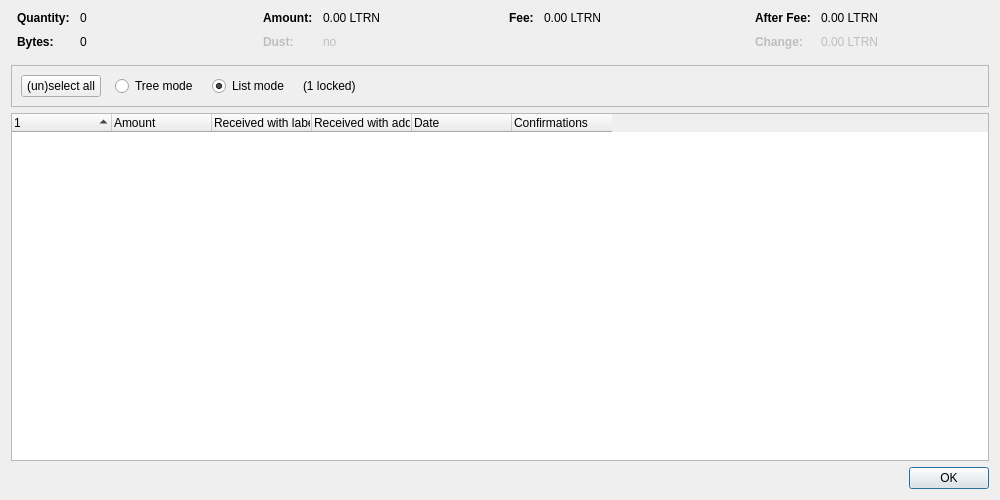
<?xml version="1.0" encoding="UTF-8"?>
<ui version="4.0">
 <class>CoinControlDialog</class>
 <widget class="QDialog" name="CoinControlDialog">
  <property name="geometry">
   <rect>
    <x>0</x>
    <y>0</y>
    <width>1000</width>
    <height>500</height>
   </rect>
  </property>
  <property name="windowTitle">
   <string>Coin Selection</string>
  </property>
  <layout class="QVBoxLayout" name="verticalLayout">
   <item>
    <layout class="QHBoxLayout" name="horizontalLayoutTop" stretch="0,0,0,0">
     <property name="topMargin">
      <number>0</number>
     </property>
     <property name="bottomMargin">
      <number>10</number>
     </property>
     <item>
      <layout class="QFormLayout" name="formLayoutCoinControl1">
       <property name="horizontalSpacing">
        <number>10</number>
       </property>
       <property name="verticalSpacing">
        <number>10</number>
       </property>
       <property name="leftMargin">
        <number>6</number>
       </property>
       <property name="rightMargin">
        <number>6</number>
       </property>
       <item row="0" column="0">
        <widget class="QLabel" name="labelCoinControlQuantityText">
         <property name="font">
          <font>
           <weight>75</weight>
           <bold>true</bold>
          </font>
         </property>
         <property name="text">
          <string>Quantity:</string>
         </property>
        </widget>
       </item>
       <item row="0" column="1">
        <widget class="QLabel" name="labelCoinControlQuantity">
         <property name="cursor">
          <cursorShape>IBeamCursor</cursorShape>
         </property>
         <property name="contextMenuPolicy">
          <enum>Qt::ActionsContextMenu</enum>
         </property>
         <property name="text">
          <string notr="true">0</string>
         </property>
         <property name="textInteractionFlags">
          <set>Qt::LinksAccessibleByMouse|Qt::TextSelectableByKeyboard|Qt::TextSelectableByMouse</set>
         </property>
        </widget>
       </item>
       <item row="1" column="0">
        <widget class="QLabel" name="labelCoinControlBytesText">
         <property name="font">
          <font>
           <weight>75</weight>
           <bold>true</bold>
          </font>
         </property>
         <property name="text">
          <string>Bytes:</string>
         </property>
        </widget>
       </item>
       <item row="1" column="1">
        <widget class="QLabel" name="labelCoinControlBytes">
         <property name="cursor">
          <cursorShape>IBeamCursor</cursorShape>
         </property>
         <property name="contextMenuPolicy">
          <enum>Qt::ActionsContextMenu</enum>
         </property>
         <property name="text">
          <string notr="true">0</string>
         </property>
         <property name="textInteractionFlags">
          <set>Qt::LinksAccessibleByMouse|Qt::TextSelectableByKeyboard|Qt::TextSelectableByMouse</set>
         </property>
        </widget>
       </item>
      </layout>
     </item>
     <item>
      <layout class="QFormLayout" name="formLayoutCoinControl2">
       <property name="horizontalSpacing">
        <number>10</number>
       </property>
       <property name="verticalSpacing">
        <number>10</number>
       </property>
       <property name="leftMargin">
        <number>6</number>
       </property>
       <property name="rightMargin">
        <number>6</number>
       </property>
       <item row="0" column="0">
        <widget class="QLabel" name="labelCoinControlAmountText">
         <property name="font">
          <font>
           <weight>75</weight>
           <bold>true</bold>
          </font>
         </property>
         <property name="text">
          <string>Amount:</string>
         </property>
        </widget>
       </item>
       <item row="0" column="1">
        <widget class="QLabel" name="labelCoinControlAmount">
         <property name="cursor">
          <cursorShape>IBeamCursor</cursorShape>
         </property>
         <property name="contextMenuPolicy">
          <enum>Qt::ActionsContextMenu</enum>
         </property>
         <property name="text">
          <string notr="true">0.00 LTRN</string>
         </property>
         <property name="textInteractionFlags">
          <set>Qt::LinksAccessibleByMouse|Qt::TextSelectableByKeyboard|Qt::TextSelectableByMouse</set>
         </property>
        </widget>
       </item>
       <item row="1" column="0">
        <widget class="QLabel" name="labelCoinControlLowOutputText">
         <property name="enabled">
          <bool>false</bool>
         </property>
         <property name="font">
          <font>
           <weight>75</weight>
           <bold>true</bold>
          </font>
         </property>
         <property name="text">
          <string>Dust:</string>
         </property>
        </widget>
       </item>
       <item row="1" column="1">
        <widget class="QLabel" name="labelCoinControlLowOutput">
         <property name="enabled">
          <bool>false</bool>
         </property>
         <property name="cursor">
          <cursorShape>IBeamCursor</cursorShape>
         </property>
         <property name="contextMenuPolicy">
          <enum>Qt::ActionsContextMenu</enum>
         </property>
         <property name="text">
          <string notr="true">no</string>
         </property>
         <property name="textInteractionFlags">
          <set>Qt::LinksAccessibleByMouse|Qt::TextSelectableByKeyboard|Qt::TextSelectableByMouse</set>
         </property>
        </widget>
       </item>
      </layout>
     </item>
     <item>
      <layout class="QFormLayout" name="formLayoutCoinControl3">
       <property name="horizontalSpacing">
        <number>10</number>
       </property>
       <property name="verticalSpacing">
        <number>10</number>
       </property>
       <property name="leftMargin">
        <number>6</number>
       </property>
       <property name="rightMargin">
        <number>6</number>
       </property>
       <item row="0" column="0">
        <widget class="QLabel" name="labelCoinControlFeeText">
         <property name="font">
          <font>
           <weight>75</weight>
           <bold>true</bold>
          </font>
         </property>
         <property name="text">
          <string>Fee:</string>
         </property>
        </widget>
       </item>
       <item row="0" column="1">
        <widget class="QLabel" name="labelCoinControlFee">
         <property name="cursor">
          <cursorShape>IBeamCursor</cursorShape>
         </property>
         <property name="contextMenuPolicy">
          <enum>Qt::ActionsContextMenu</enum>
         </property>
         <property name="text">
          <string notr="true">0.00 LTRN</string>
         </property>
         <property name="textInteractionFlags">
          <set>Qt::LinksAccessibleByMouse|Qt::TextSelectableByKeyboard|Qt::TextSelectableByMouse</set>
         </property>
        </widget>
       </item>
      </layout>
     </item>
     <item>
      <layout class="QFormLayout" name="formLayoutCoinControl4">
       <property name="horizontalSpacing">
        <number>10</number>
       </property>
       <property name="verticalSpacing">
        <number>10</number>
       </property>
       <property name="leftMargin">
        <number>6</number>
       </property>
       <property name="rightMargin">
        <number>6</number>
       </property>
       <item row="0" column="0">
        <widget class="QLabel" name="labelCoinControlAfterFeeText">
         <property name="font">
          <font>
           <weight>75</weight>
           <bold>true</bold>
          </font>
         </property>
         <property name="text">
          <string>After Fee:</string>
         </property>
        </widget>
       </item>
       <item row="0" column="1">
        <widget class="QLabel" name="labelCoinControlAfterFee">
         <property name="cursor">
          <cursorShape>IBeamCursor</cursorShape>
         </property>
         <property name="contextMenuPolicy">
          <enum>Qt::ActionsContextMenu</enum>
         </property>
         <property name="text">
          <string notr="true">0.00 LTRN</string>
         </property>
         <property name="textInteractionFlags">
          <set>Qt::LinksAccessibleByMouse|Qt::TextSelectableByKeyboard|Qt::TextSelectableByMouse</set>
         </property>
        </widget>
       </item>
       <item row="1" column="0">
        <widget class="QLabel" name="labelCoinControlChangeText">
         <property name="enabled">
          <bool>false</bool>
         </property>
         <property name="font">
          <font>
           <weight>75</weight>
           <bold>true</bold>
          </font>
         </property>
         <property name="text">
          <string>Change:</string>
         </property>
        </widget>
       </item>
       <item row="1" column="1">
        <widget class="QLabel" name="labelCoinControlChange">
         <property name="enabled">
          <bool>false</bool>
         </property>
         <property name="cursor">
          <cursorShape>IBeamCursor</cursorShape>
         </property>
         <property name="contextMenuPolicy">
          <enum>Qt::ActionsContextMenu</enum>
         </property>
         <property name="text">
          <string notr="true">0.00 LTRN</string>
         </property>
         <property name="textInteractionFlags">
          <set>Qt::LinksAccessibleByMouse|Qt::TextSelectableByKeyboard|Qt::TextSelectableByMouse</set>
         </property>
        </widget>
       </item>
      </layout>
     </item>
    </layout>
   </item>
   <item>
    <widget class="QFrame" name="frame">
     <property name="minimumSize">
      <size>
       <width>0</width>
       <height>40</height>
      </size>
     </property>
     <property name="frameShape">
      <enum>QFrame::StyledPanel</enum>
     </property>
     <property name="frameShadow">
      <enum>QFrame::Sunken</enum>
     </property>
     <layout class="QHBoxLayout" name="horizontalLayout">
      <item>
       <layout class="QHBoxLayout" name="horizontalLayoutPanel" stretch="0,0,0,0,0">
        <property name="spacing">
         <number>14</number>
        </property>
        <item>
         <widget class="QPushButton" name="pushButtonSelectAll">
          <property name="sizePolicy">
           <sizepolicy hsizetype="Maximum" vsizetype="Fixed">
            <horstretch>0</horstretch>
            <verstretch>0</verstretch>
           </sizepolicy>
          </property>
          <property name="text">
           <string>(un)select all</string>
          </property>
          <property name="autoDefault">
           <bool>false</bool>
          </property>
         </widget>
        </item>
        <item>
         <widget class="QRadioButton" name="radioTreeMode">
          <property name="sizePolicy">
           <sizepolicy hsizetype="Maximum" vsizetype="Fixed">
            <horstretch>0</horstretch>
            <verstretch>0</verstretch>
           </sizepolicy>
          </property>
          <property name="text">
           <string>Tree mode</string>
          </property>
         </widget>
        </item>
        <item>
         <widget class="QRadioButton" name="radioListMode">
          <property name="sizePolicy">
           <sizepolicy hsizetype="Maximum" vsizetype="Fixed">
            <horstretch>0</horstretch>
            <verstretch>0</verstretch>
           </sizepolicy>
          </property>
          <property name="text">
           <string>List mode</string>
          </property>
          <property name="checked">
           <bool>true</bool>
          </property>
         </widget>
        </item>
        <item>
         <widget class="QLabel" name="labelLocked">
          <property name="text">
           <string notr="true">(1 locked)</string>
          </property>
         </widget>
        </item>
        <item>
         <spacer name="horizontalSpacer">
          <property name="orientation">
           <enum>Qt::Horizontal</enum>
          </property>
          <property name="sizeHint" stdset="0">
           <size>
            <width>40</width>
            <height>20</height>
           </size>
          </property>
         </spacer>
        </item>
       </layout>
      </item>
     </layout>
    </widget>
   </item>
   <item>
    <widget class="CoinControlTreeWidget" name="treeWidget">
     <property name="contextMenuPolicy">
      <enum>Qt::CustomContextMenu</enum>
     </property>
     <property name="sortingEnabled">
      <bool>false</bool>
     </property>
     <property name="columnCount">
      <number>6</number>
     </property>
     <attribute name="headerShowSortIndicator" stdset="0">
      <bool>true</bool>
     </attribute>
     <attribute name="headerStretchLastSection">
      <bool>false</bool>
     </attribute>
     <column>
      <property name="text">
       <string/>
      </property>
     </column>
     <column>
      <property name="text">
       <string>Amount</string>
      </property>
     </column>
     <column>
      <property name="text">
       <string>Received with label</string>
      </property>
     </column>
     <column>
      <property name="text">
       <string>Received with address</string>
      </property>
     </column>
     <column>
      <property name="text">
       <string>Date</string>
      </property>
     </column>
     <column>
      <property name="text">
       <string>Confirmations</string>
      </property>
      <property name="toolTip">
       <string>Confirmed</string>
      </property>
     </column>
     <column>
      <property name="text">
       <string/>
      </property>
     </column>
     <column>
      <property name="text">
       <string/>
      </property>
     </column>
     <column>
      <property name="text">
       <string/>
      </property>
     </column>
     <column>
      <property name="text">
       <string/>
      </property>
     </column>
    </widget>
   </item>
   <item>
    <widget class="QDialogButtonBox" name="buttonBox">
     <property name="orientation">
      <enum>Qt::Horizontal</enum>
     </property>
     <property name="standardButtons">
      <set>QDialogButtonBox::Ok</set>
     </property>
    </widget>
   </item>
  </layout>
 </widget>
 <customwidgets>
  <customwidget>
   <class>CoinControlTreeWidget</class>
   <extends>QTreeWidget</extends>
   <header>qt/coincontroltreewidget.h</header>
  </customwidget>
 </customwidgets>
 <resources/>
 <connections/>
</ui>
